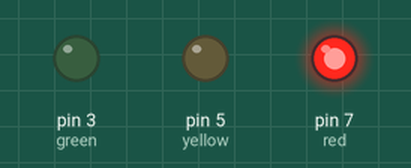
Simulated run of this sketch. Board: Arduino Uno, built with avr-gcc and run on an emulated ATmega328P. Shown: output pins drawn as LEDs (lit = HIGH).

Above: at 2.0 s.
At 8.0 s:
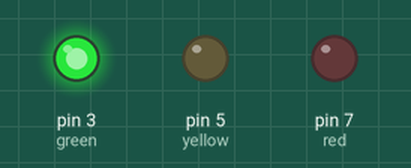
At 11.0 s:
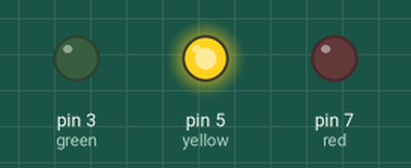
Timing chart, 0 to 15.6 s (numbered marks = the images above):
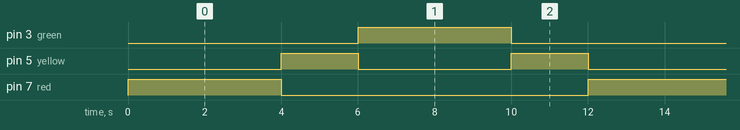

The sketch:

traffic_light.ino
```cpp
#define red 7
#define yellow 5
#define green 3

void yellowLight();

void setup() {
  pinMode(red, OUTPUT);
  pinMode(yellow, OUTPUT);
  pinMode(green, OUTPUT);
}

void loop() {
  digitalWrite(red, HIGH);
  digitalWrite(yellow, LOW);
  digitalWrite(green, LOW);
  delay(4000);

  yellowLight();

  digitalWrite(red, LOW);
  digitalWrite(yellow, LOW);
  digitalWrite(green, HIGH);
  delay(4000);

  yellowLight();
}

void yellowLight(){
  digitalWrite(red, LOW);
  digitalWrite(yellow, HIGH);
  digitalWrite(green, LOW);
  delay(2000);
}
```

Measured:
- by itself, pin 3 (green), pin 7 (red): alternates HIGH for 4.0 s and LOW for 8.0 s
- by itself, pin 5 (yellow): alternates HIGH for 2.0 s and LOW for 4.0 s
- by itself, everything shown: repeats every 12.0 s, in 4 steps
